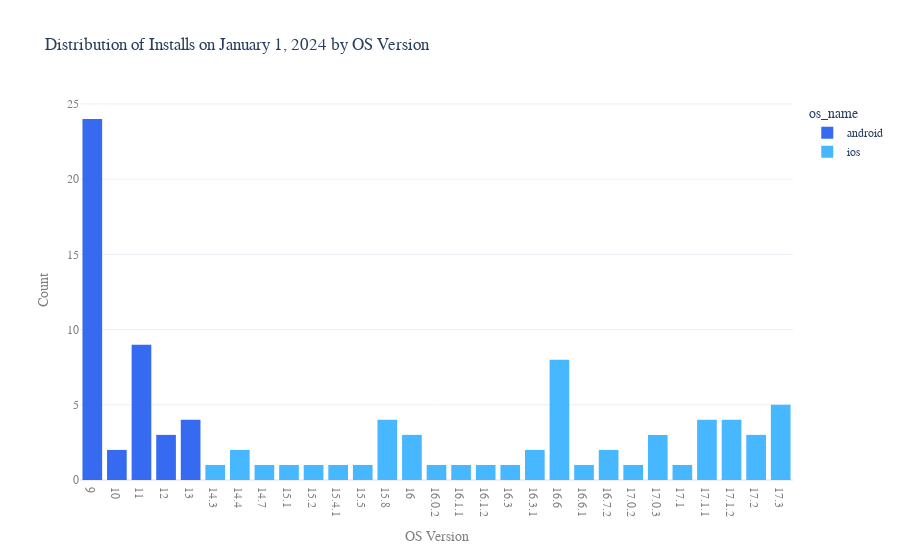

This figure's notebook cell:
### Code cell
fig = px.histogram(
    installs, 
    x='osVersion', 
    title='Distribution of Installs on January 1, 2024 by OS Version', 
    color='os_name', 
    color_discrete_sequence=justplay_colors)

fig.update_layout(
    yaxis_title='Count',
    xaxis_title='OS Version'
)

write(fig, 'installs_by_os_version')

### Figure 1 — Plotly figure (JSON) as saved in the notebook; plotly's stock layout.template omitted (floating-point values rounded to 4 significant figures)
{"data": [{"alignmentgroup": "True", "bingroup": "x", "hovertemplate": "os_name=android<br>osVersion=%{x}<br>count=%{y}<extra></extra>", "legendgroup": "android", "marker": {"color": "#356AF1", "pattern": {"shape": ""}}, "name": "android", "offsetgroup": "android", "orientation": "v", "showlegend": true, "type": "histogram", "x": ["9", "9", "9", "9", "9", "9", "9", "9", "9", "9", "9", "9", "9", "9", "9", "9", "9", "9", "9", "9", "9", "9", "9", "9", "10", "10", "11", "11", "11", "11", "11", "11", "11", "11", "11", "12", "12", "12", "13", "13", "13", "13"], "xaxis": "x", "yaxis": "y"}, {"alignmentgroup": "True", "bingroup": "x", "hovertemplate": "os_name=ios<br>osVersion=%{x}<br>count=%{y}<extra></extra>", "legendgroup": "ios", "marker": {"color": "#47B7FF", "pattern": {"shape": ""}}, "name": "ios", "offsetgroup": "ios", "orientation": "v", "showlegend": true, "type": "histogram", "x": ["14.3", "14.4", "14.4", "14.7", "15.1", "15.2", "15.4.1", "15.5", "15.8", "15.8", "15.8", "15.8", "16", "16", "16", "16.0.2", "16.1.1", "16.1.2", "16.3", "16.3.1", "16.3.1", "16.6", "16.6", "16.6", "16.6", "16.6", "16.6", "16.6", "16.6", "16.6.1", "16.7.2", "16.7.2", "17.0.2", "17.0.3", "17.0.3", "17.0.3", "17.1", "17.1.1", "17.1.1", "17.1.1", "17.1.1", "17.1.2", "17.1.2", "17.1.2", "17.1.2", "17.2", "17.2", "17.2", "17.3", "17.3", "17.3", "17.3", "17.3"], "xaxis": "x", "yaxis": "y"}], "layout": {"autosize": true, "barmode": "relative", "font": {"family": "Helvetica"}, "legend": {"title": {"text": "os_name"}, "tracegroupgap": 0}, "title": {"text": "Distribution of Installs on January 1, 2024 by OS Version"}, "xaxis": {"anchor": "y", "autorange": true, "color": "grey", "domain": [0, 1], "range": [-0.5, 28.5], "title": {"text": "OS Version"}, "type": "category"}, "yaxis": {"anchor": "x", "autorange": true, "color": "grey", "domain": [0, 1], "range": [0, 25.26], "title": {"text": "Count"}}}}
